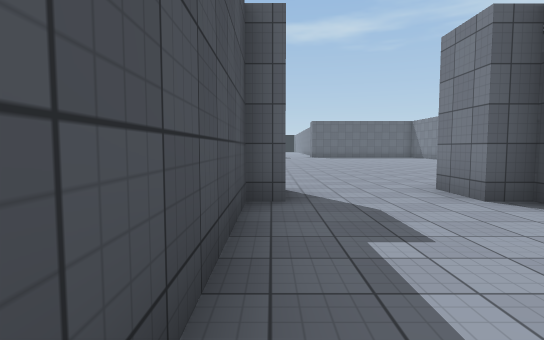
View 1 (above)

16 first-person views from a walk through a scene from a Unity 3-D project. The camera is 1.4 m above the floor, tilts 4° down and sees 80° across. The floor is counted in squares, 2 m on a side. Each view is taken from the middle of a square. On the plan, view 1 faces up. The plan holds only what a view shows up to about 10 squares ahead; the rest is blank. The place goes on beyond the plan. The player character is not drawn. Some animated figures are not drawn. Surface patterns are stand-ins for the level's own textures.

View 2
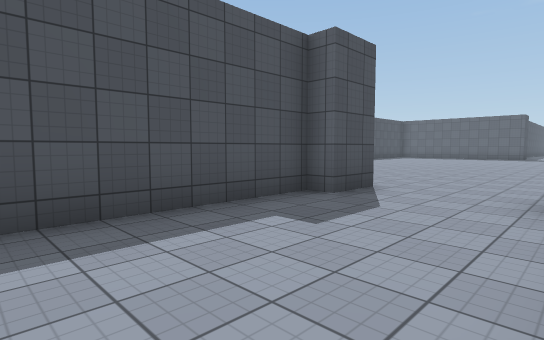

View 3
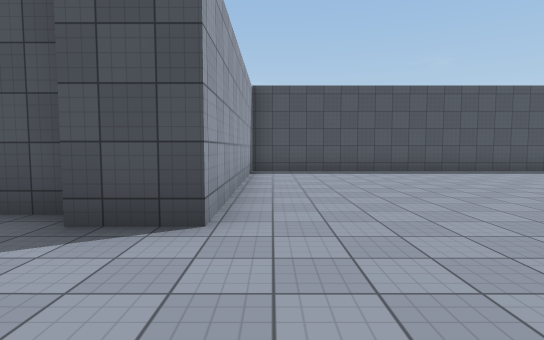

View 4
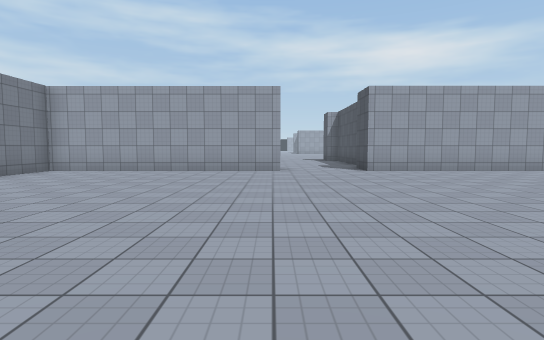

View 5
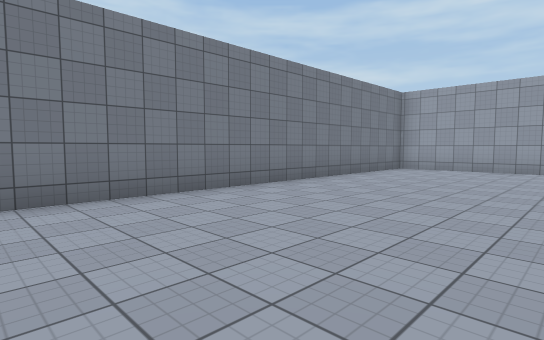

View 6
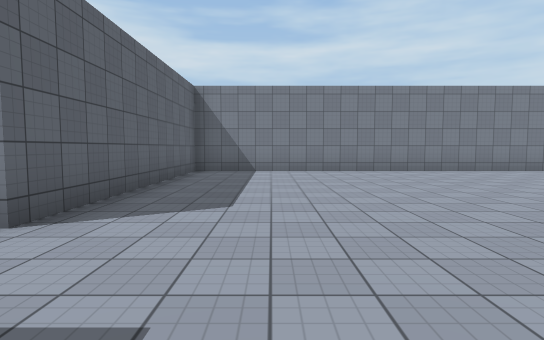

View 7
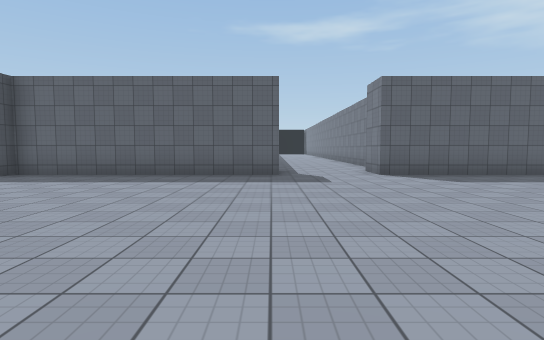

View 8
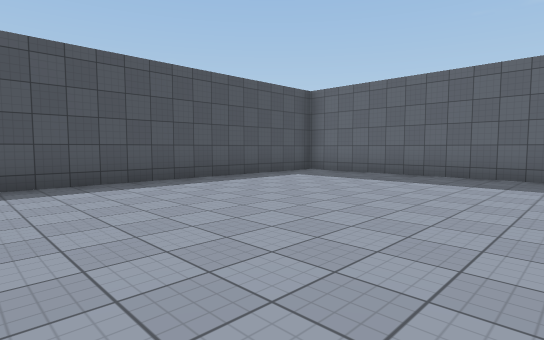

View 9
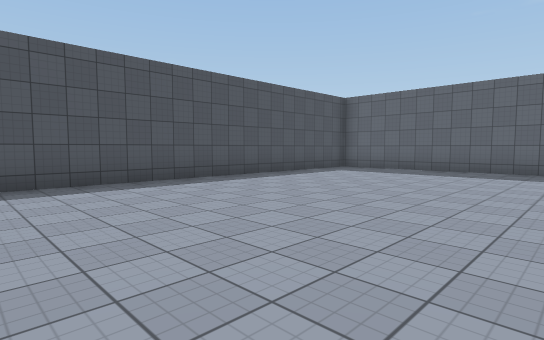

View 10
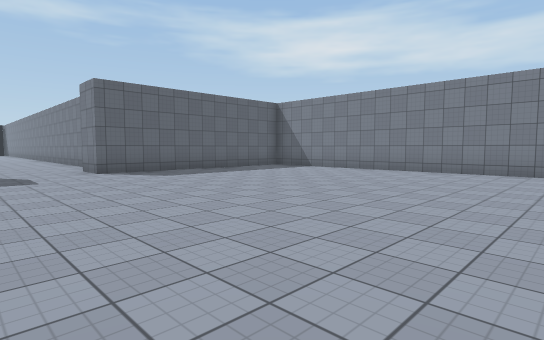

View 11
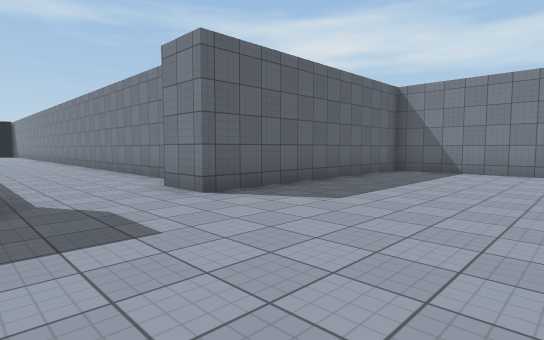

View 12
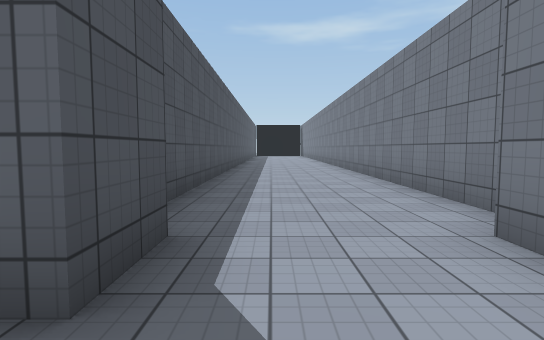

View 13
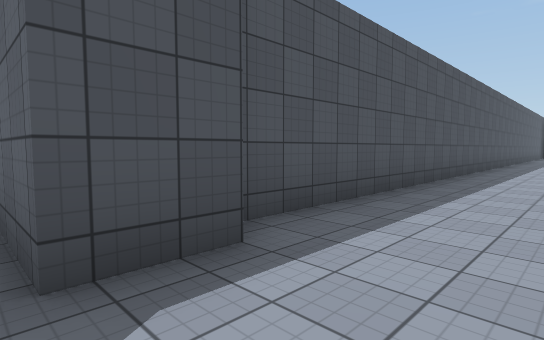

View 14
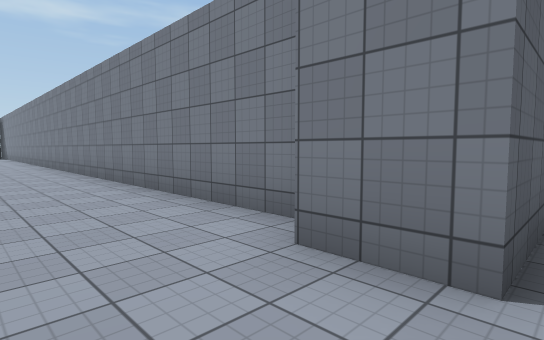

View 15
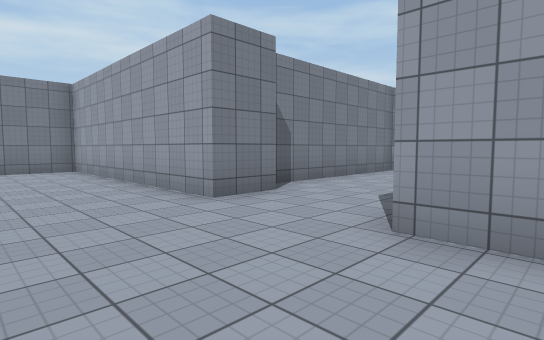

View 16
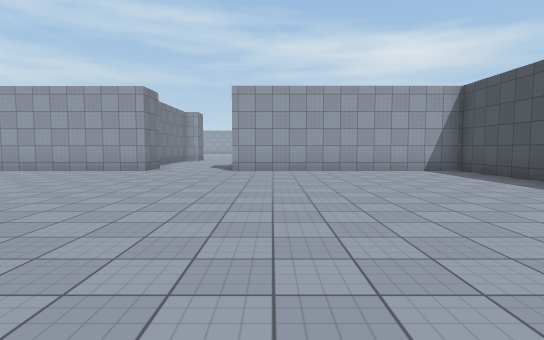

### Floor plan
Points are (right, up) in squares from view 1. A wall is a line through its corners. A room is listed if a view was taken in it or the views show most of it. See-through windows are left out.
Room 1 (views 1, 2)
walls: (3.4, -0.5) (3.4, 4.2) (2.8, 4.2) (2.8, 5.4); (0.2, 5.4) (0.2, 4.2) (-0.3, 4.2) (-0.3, 0.2)
ways out: opening at (1.5, 5) to room 2
Room 2 (views 3, 4, 5, 6, 7, 8, 9, 10, 11, 12, 13, 14, 15, 16)
walls: (2.8, 5.4) (9.6, 5.4) (9.6, 22.3) (2.8, 22.3) (2.8, 23.6); (0.2, 23.6) (0.2, 22.3) (-6.5, 22.3) (-6.5, 5.4) (0.2, 5.4)
ways out: opening at (1.5, 5) to room 1; opening at (1.5, 23)

Positions as (right, up) in squares from view 1, and headings:
1: (0, 0), facing up
2: (3, 0), facing up-left
3: (3, 6), facing left
4: (3, 15), facing down
5: (5, 16), facing down-right
6: (0, 20), facing right
7: (0, 14), facing up
8: (0, 14), facing up-left
9: (0, 12), facing up-left
10: (0, 13), facing up-right
11: (0, 18), facing up-right
12: (1, 21), facing up
13: (2, 22), facing up-left
14: (1, 22), facing up-right
15: (-1, 8), facing down-right
16: (-1, 15), facing down
